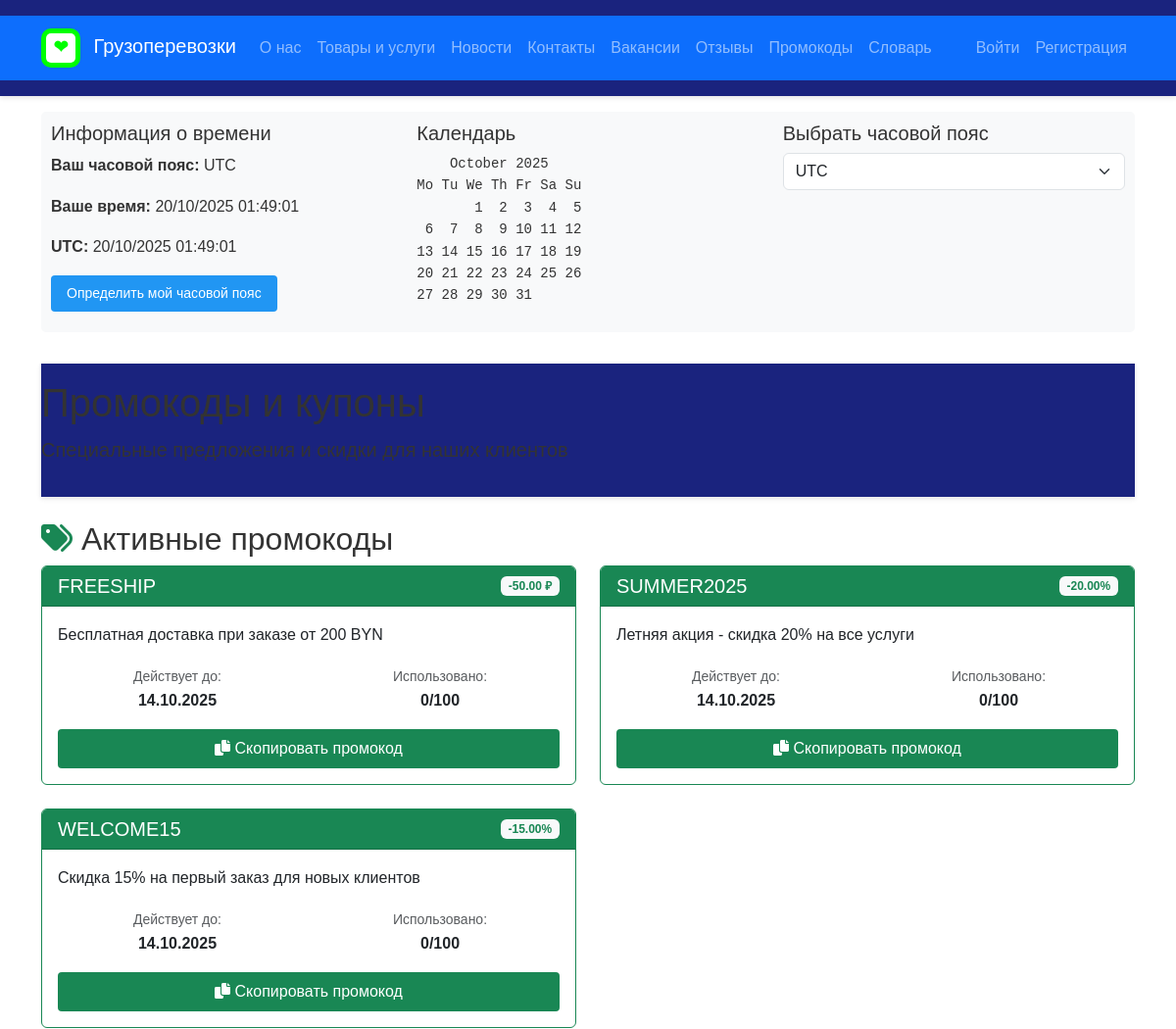
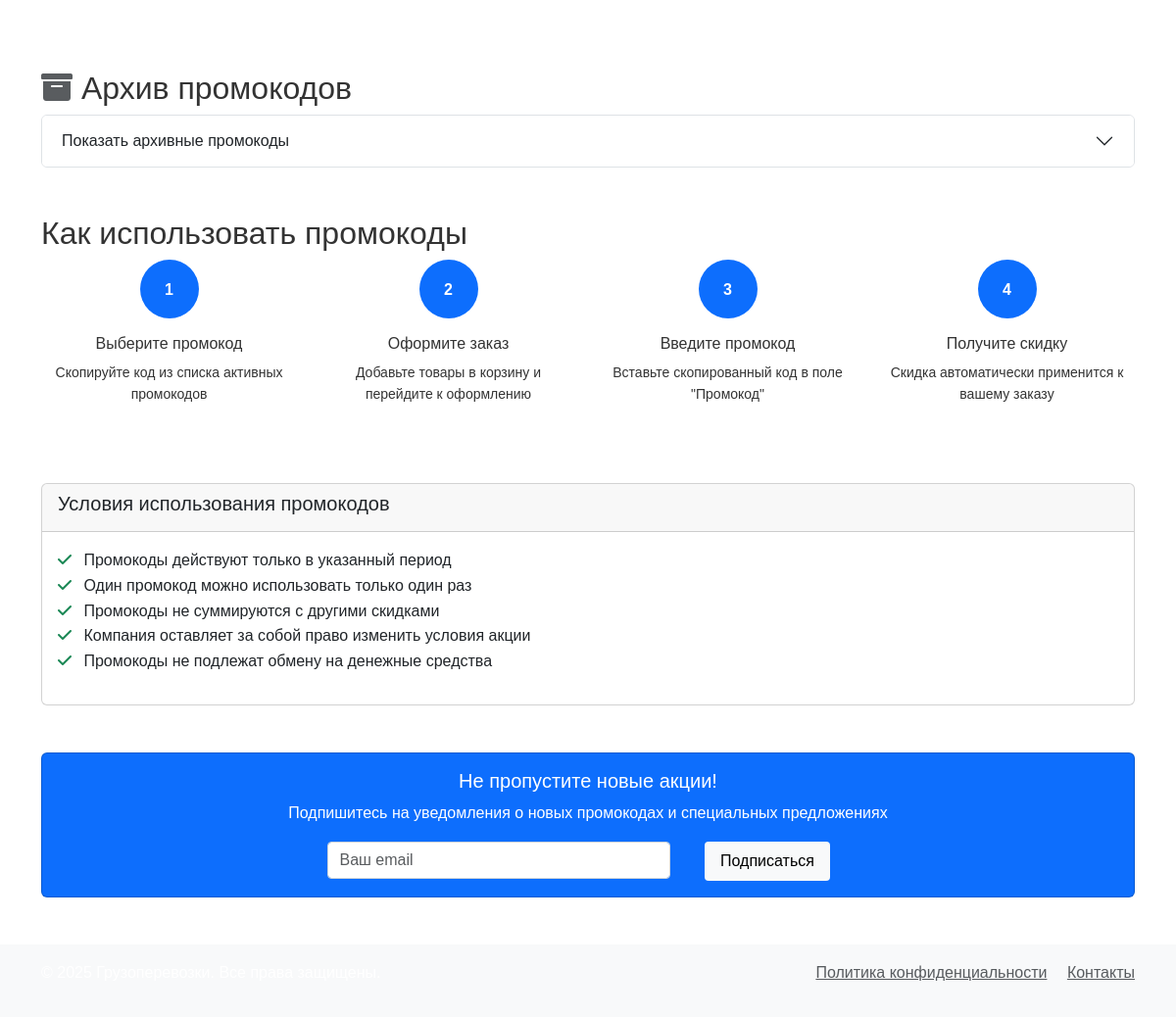
Page /promocodes/ on the committed database (2 pictures, top to bottom).
### main/models.py (models this page shows, shortened)
class PromoCode(models.Model):
    STATUS_CHOICES = [
        ('active', 'Активен'),
        ('archived', 'В архиве'),
        ('expired', 'Истек')
    ]
    code = models.CharField('Промокод', max_length=20, unique=True)
    description = models.TextField('Описание')
    discount_percent = models.DecimalField('Процент скидки', max_digits=5, decimal_places=2, default=0.00)
    discount_amount = models.DecimalField('Сумма скидки', max_digits=10, decimal_places=2, default=0.00)
    start_date = models.DateTimeField('Дата начала', default=timezone.now)
    end_date = models.DateTimeField('Дата окончания', default=get_default_end_date)
    status = models.CharField('Статус', max_length=20, choices=STATUS_CHOICES, default='active')
    max_uses = models.PositiveIntegerField('Макс. использований', null=True, blank=True, default=100)
    used_count = models.PositiveIntegerField('Использовано раз', default=0)
    created_at = models.DateTimeField('Дата создания', auto_now_add=True)
    class Meta:
        verbose_name = 'Промокод'
        verbose_name_plural = 'Промокоды'
        ordering = ['-created_at']

### main/views.py (the view)
# urls.py: path('promocodes/', views.promocodes_page, name='promocodes'),
def promocodes_page(request):
    active_promocodes = PromoCode.objects.filter(status='active').order_by('-created_at')
    archived_promocodes = PromoCode.objects.filter(status='archived').order_by('-created_at')
    return render(request, 'main/promocodes/promocodes.html', {
        'active_promocodes': active_promocodes,
        'archived_promocodes': archived_promocodes
    })

### main/context_processors.py (called while the page is built)
def timezone_info(request):
    user_timezone = request.session.get('user_timezone', 'UTC')
    if user_timezone not in pytz.all_timezones:
        user_timezone = 'UTC'
    user_tz = pytz.timezone(user_timezone)
    utc_now = timezone.now()
    user_now = utc_now.astimezone(user_tz)
    cal = calendar.TextCalendar(calendar.MONDAY)
    current_calendar = cal.formatmonth(user_now.year, user_now.month)
    return {
        'user_timezone': user_timezone,
        'utc_now': utc_now.strftime('%d/%m/%Y %H:%M:%S'),
        'user_now': user_now.strftime('%d/%m/%Y %H:%M:%S'),
        'current_calendar': current_calendar,
    }

### main/templates/main/promocodes/promocodes.html (shortened to what this page needs)
{% extends 'main/base.html' %}
{% load static %}
{% block content %}
<main>
    <div class="container mt-4">
        <header class="mb-4">
            <h1>Промокоды и купоны</h1>
            <p class="lead">Специальные предложения и скидки для наших клиентов</p>
        </header>
        {% if active_promocodes %}
        <section class="active-promocodes mb-5">
            <h2><i class="fas fa-tags text-success"></i> Активные промокоды</h2>
            <div class="row">
                {% for promocode in active_promocodes %}
                <div class="col-md-6 mb-4">
                    <article class="card h-100 border-success">
                        <div class="card-header bg-success text-white d-flex justify-content-between align-items-center">
                            <h5 class="mb-0">{{ promocode.code }}</h5>
                            <span class="badge bg-light text-success">
                                {% if promocode.discount_percent > 0 %}
                                    -{{ promocode.discount_percent }}%
                                {% else %}
                                    -{{ promocode.discount_amount }} ₽
                                {% endif %}
                            </span>
                        </div>
                        <div class="card-body d-flex flex-column">
                            <p class="card-text flex-grow-1">{{ promocode.description }}</p>
                            <div class="promocode-details">
                                <div class="row text-center">
                                    <div class="col-6">
                                        <small class="text-muted">Действует до:</small>
                                        <div class="fw-bold">
                                            <time datetime="{{ promocode.end_date|date:'Y-m-d' }}">
                                                {{ promocode.end_date|date:"d.m.Y" }}
                                            </time>
                                        </div>
                                    </div>
                                    <div class="col-6">
                                        <small class="text-muted">Использовано:</small>
                                        <div class="fw-bold">
                                            {{ promocode.used_count }}/{{ promocode.max_uses|default:"∞" }}
                                        </div>
                                    </div>
                                </div>
                            </div>
                            <div class="mt-3">
                                <button class="btn btn-success w-100" onclick="copyPromocode('{{ promocode.code }}')">
                                    <i class="fas fa-copy"></i> Скопировать промокод
                                </button>
                            </div>
                        </div>
                    </article>
                </div>
                {% endfor %}
            </div>
        </section>
        {% endif %}
        {% if archived_promocodes %}
        <section class="archived-promocodes mb-5">
            <h2><i class="fas fa-archive text-muted"></i> Архив промокодов</h2>
            <div class="accordion" id="archivedAccordion">
                <div class="accordion-item">
                    <h3 class="accordion-header" id="archivedHeading">
                        <button class="accordion-button collapsed" type="button" data-bs-toggle="collapse"
                                data-bs-target="#archivedCollapse" aria-expanded="false"
                                aria-controls="archivedCollapse">
                            Показать архивные промокоды
                        </button>
                    </h3>
                </div>
            </div>
        </section>
        {% endif %}
        <section class="how-to-use mb-5">
            <h2>Как использовать промокоды</h2>
            <div class="row">
                <div class="col-md-3 mb-3">
                    <div class="text-center">
                        <div class="bg-primary text-white rounded-circle d-inline-flex align-items-center justify-content-center mb-3" style="width: 60px; height: 60px;">
                            <span class="fw-bold">1</span>
                        </div>
                        <h6>Выберите промокод</h6>
                        <p class="small">Скопируйте код из списка активных промокодов</p>
                    </div>
                </div>
                <div class="col-md-3 mb-3">
                    <div class="text-center">
                        <div class="bg-primary text-white rounded-circle d-inline-flex align-items-center justify-content-center mb-3" style="width: 60px; height: 60px;">
                            <span class="fw-bold">2</span>
                        </div>
                        <h6>Оформите заказ</h6>
                        <p class="small">Добавьте товары в корзину и перейдите к оформлению</p>
                    </div>
                </div>
                <div class="col-md-3 mb-3">
                    <div class="text-center">
                        <div class="bg-primary text-white rounded-circle d-inline-flex align-items-center justify-content-center mb-3" style="width: 60px; height: 60px;">
                            <span class="fw-bold">3</span>
                        </div>
                        <h6>Введите промокод</h6>
                        <p class="small">Вставьте скопированный код в поле "Промокод"</p>
                    </div>
                </div>
                <div class="col-md-3 mb-3">
                    <div class="text-center">
                        <div class="bg-primary text-white rounded-circle d-inline-flex align-items-center justify-content-center mb-3" style="width: 60px; height: 60px;">
                            <span class="fw-bold">4</span>
                        </div>
                        <h6>Получите скидку</h6>
                        <p class="small">Скидка автоматически применится к вашему заказу</p>
                    </div>
                </div>
            </div>
        </section>
        <section class="terms mb-5">
            <div class="card">
                <div class="card-header">
                    <h5>Условия использования промокодов</h5>
                </div>
                <div class="card-body">
                    <ul class="list-unstyled">
                        <li><i class="fas fa-check text-success me-2"></i> Промокоды действуют только в указанный период</li>
                        <li><i class="fas fa-check text-success me-2"></i> Один промокод можно использовать только один раз</li>
                        <li><i class="fas fa-check text-success me-2"></i> Промокоды не суммируются с другими скидками</li>
                        <li><i class="fas fa-check text-success me-2"></i> Компания оставляет за собой право изменить условия акции</li>
                        <li><i class="fas fa-check text-success me-2"></i> Промокоды не подлежат обмену на денежные средства</li>
                    </ul>
                </div>
            </div>
        </section>
        <section class="newsletter">
            <div class="card bg-primary text-white">
                <div class="card-body text-center">
                    <h5>Не пропустите новые акции!</h5>
                    <p>Подпишитесь на уведомления о новых промокодах и специальных предложениях</p>
                    <form class="row g-3 justify-content-center">
                        <div class="col-md-4">
                            <input type="email" class="form-control" placeholder="Ваш email" required>
                        </div>
                        <div class="col-md-2">
                            <button type="submit" class="btn btn-light">Подписаться</button>
                        </div>
                    </form>
                </div>
            </div>
        </section>
    </div>
</main>
{% endblock %}

### main/static/css/style.css (style rules this page uses)
* { margin: 0; padding: 0; box-sizing: border-box; }
body { font-family: 'Arial', sans-serif; line-height: 1.6; color: #333; }
header { background-color: #1a237e; padding: 1rem 0; box-shadow: 0 2px 5px rgba(0,0,0,0.1); }
.btn { padding: 0.5rem 1rem; border: none; border-radius: 4px; cursor: pointer; text-decoration: none; transition: background-color 0.3s; }
main { max-width: 1200px; margin: 2rem auto; padding: 0 1rem; min-height: calc(100vh - 300px); }
.form-control { display: block; width: 100%; padding: .375rem .75rem; font-size: 1rem; line-height: 1.5; color: #495057; background-color: #fff; border: 1px solid #ced4da; border-radius: .25rem; transition: border-color .15s ease-in-out,box-shadow .15s ease-in-out; }

### rows in the picture
PromoCode: code "FREESHIP", discount_amount "50.00", description "Бесплатная доставка при заказе от 200 BYN", end_date "14.10.2025", used_count "0", max_uses "100"
PromoCode: code "SUMMER2025", discount_percent "20.00", description "Летняя акция - скидка 20% на все услуги", end_date "14.10.2025", used_count "0", max_uses "100"
PromoCode: code "WELCOME15", discount_percent "15.00", description "Скидка 15% на первый заказ для новых клиентов", end_date "14.10.2025", used_count "0", max_uses "100"

### other values in the picture
{{ user_timezone }} "UTC"
{{ user_now }} "20/10/2025 01:49:01"
{{ utc_now }} "20/10/2025 01:49:01"
{{ current_calendar }} "October 2025 Mo Tu We Th Fr Sa Su 1 2 3 4 5 6 7 8 9 10 11 12 13 14 15 16 17 18 19 20 21 22 23 24 25 26 27 28 29 30 31"
